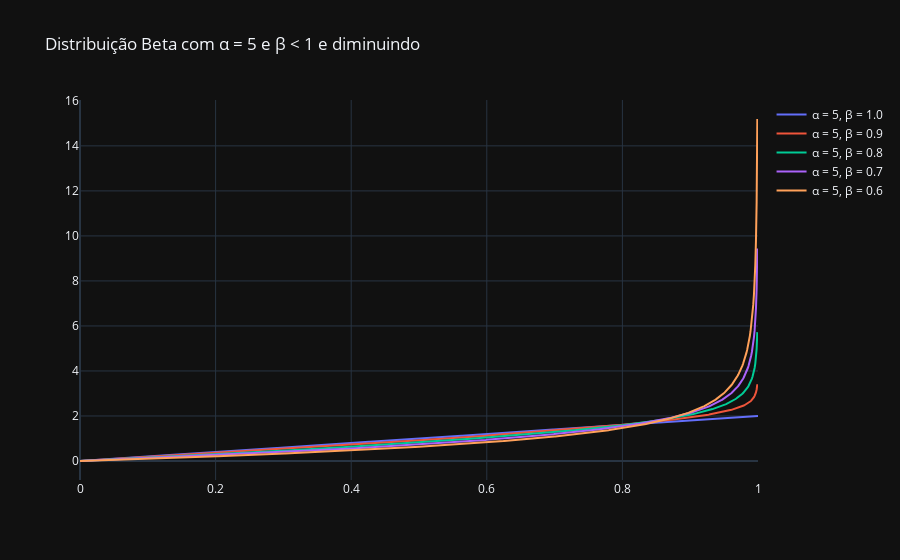

The notebook cell this image was saved under:
### Markdown cell above
α > 1 e β <= 1

### Code cell
fig_line = go.Figure(layout_title_text='Distribuição Beta com α = 5 e β < 1 e diminuindo')

α = 2
for i in range(5):
    β = 1 - i*0.1
    dist = beta.pdf(sample, α, β)
    mode = sample[stats.beta.pdf(sample, α, β).argmin()]

    fig_line.add_trace(
        go.Scatter(x=sample, 
                   y=dist,
                   name='α = 5, β = {}'.format(β)
                   ))

fig_line.show()

### Figure 1 — Plotly figure (JSON) as saved in the notebook; plotly's stock layout.template omitted (floating-point values rounded to 4 significant figures; data arrays with more than 128 entries replaced by an {"elided": "..."} marker saying what was removed)
{"data": [{"name": "α = 5, β = 1.0", "type": "scatter", "x": {"elided": "1000 float values"}, "y": {"elided": "1000 float values"}}, {"name": "α = 5, β = 0.9", "type": "scatter", "x": {"elided": "1000 float values"}, "y": {"elided": "1000 float values"}}, {"name": "α = 5, β = 0.8", "type": "scatter", "x": {"elided": "1000 float values"}, "y": {"elided": "1000 float values"}}, {"name": "α = 5, β = 0.7", "type": "scatter", "x": {"elided": "1000 float values"}, "y": {"elided": "1000 float values"}}, {"name": "α = 5, β = 0.6", "type": "scatter", "x": {"elided": "1000 float values"}, "y": {"elided": "1000 float values"}}], "layout": {"title": {"text": "Distribuição Beta com α = 5 e β < 1 e diminuindo"}}}
